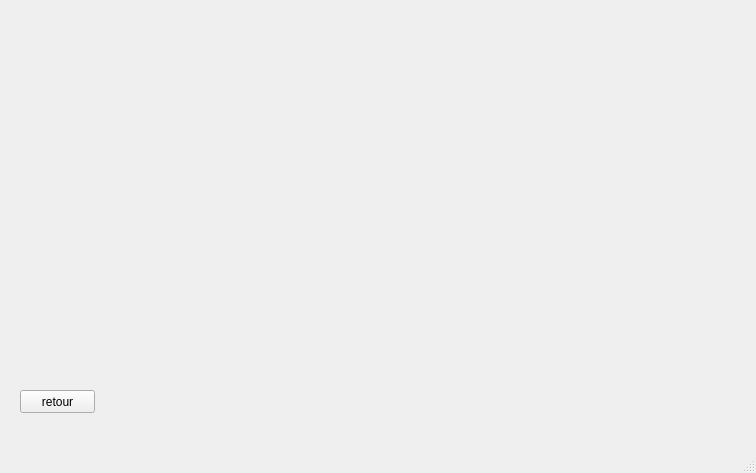
<?xml version="1.0" encoding="UTF-8"?>
<ui version="4.0">
 <class>animation</class>
 <widget class="QMainWindow" name="animation">
  <property name="geometry">
   <rect>
    <x>0</x>
    <y>0</y>
    <width>756</width>
    <height>473</height>
   </rect>
  </property>
  <property name="windowTitle">
   <string>analogclock</string>
  </property>
  <property name="styleSheet">
   <string notr="true">background-image: url(:/new/prefix1/img/Nuit-de-leau.jpg);</string>
  </property>
  <widget class="QWidget" name="centralwidget">
   <widget class="QPushButton" name="retour">
    <property name="geometry">
     <rect>
      <x>20</x>
      <y>390</y>
      <width>75</width>
      <height>23</height>
     </rect>
    </property>
    <property name="text">
     <string>retour</string>
    </property>
   </widget>
  </widget>
  <widget class="QMenuBar" name="menubar">
   <property name="geometry">
    <rect>
     <x>0</x>
     <y>0</y>
     <width>756</width>
     <height>26</height>
    </rect>
   </property>
  </widget>
  <widget class="QStatusBar" name="statusbar"/>
 </widget>
 <resources/>
 <connections/>
</ui>
